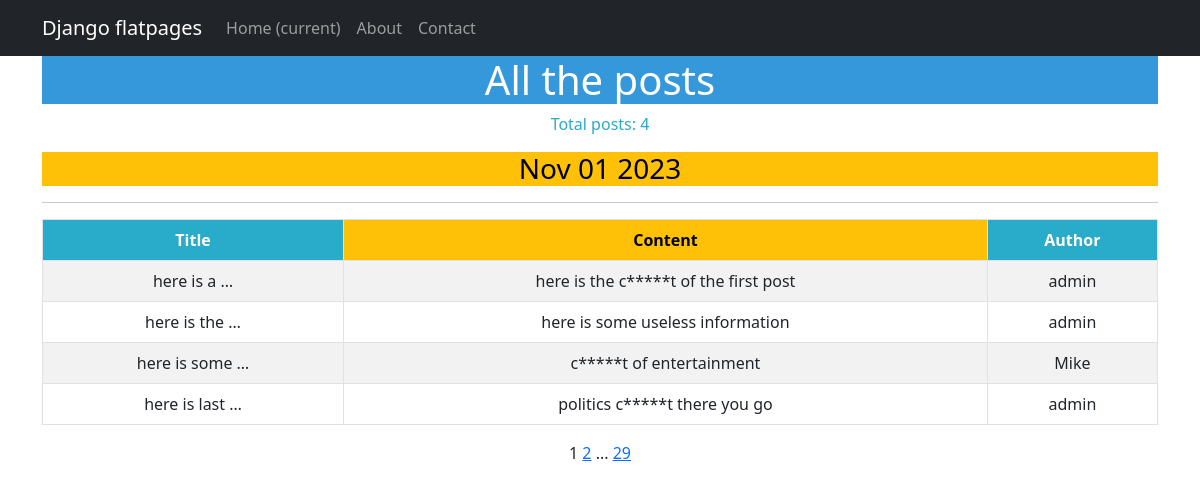
The app's page /articles/, older data.
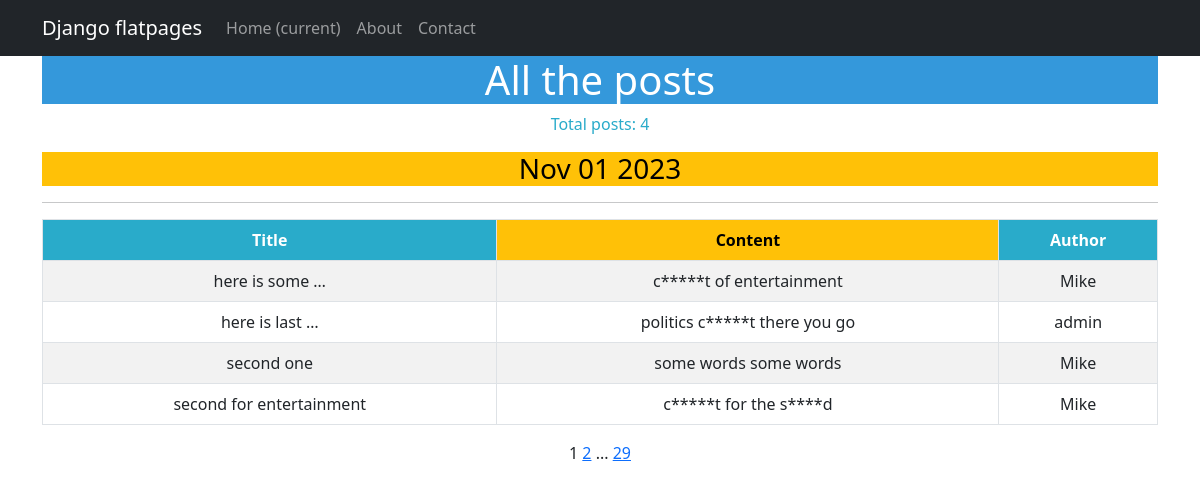
The same page, newer data.
### application/models.py (models this page shows, shortened)
class Post(models.Model):
    author = models.ForeignKey(Author, on_delete=models.CASCADE)
    options = models.CharField(max_length=10, choices=[('article', 'Article'), ('news', 'News')], default='article')
    time_of_creation = models.DateTimeField(auto_now_add=True)   #auto_now_add=True
    categories = models.ManyToManyField('Category', through='PostCategory')
    title = models.CharField(max_length=255)            #app - client_name
    content_of_article = models.TextField()             #app - message
    rating = models.IntegerField(default=0)

class Author(models.Model):
    author = models.OneToOneField(User, on_delete=models.CASCADE)
    rating = models.IntegerField(default=0)

### application/views.py (the view)
# urls.py: path('', PostList.as_view(), name='post_list'),# cache_page(60) is off
class PostList(ListView):
    model = Post
    template_name = 'posts.html'
    context_object_name = 'posts'
    paginate_by = 4

### application/templatetags/custom_filters_app.py (called while the page is built)
@register.filter
def replace_letters(value):
    words = value.split()
    result = []
    for word in words:
        if word in forbidden_words:
            result.append(word[0] + '*' * (len(word)-2) + word[-1])
        else:
            result.append(word)
    return ' '.join(result)

### news/templatetags/custom_tags.py (called while the page is built)
@register.simple_tag()
def current_time(format_string='%b %d %Y'):
   return datetime.utcnow().strftime(format_string)

@register.simple_tag(takes_context=True)
def url_replace(context, **kwargs):
   d = context['request'].GET.copy()
   for k, v in kwargs.items():
      d[k] = v
   return d.urlencode()

### templates/posts.html (shortened to what this page needs)
{% extends 'flatpages/default.html' %}
{% load custom_filters_app%}
{% load custom_tags %}
{% block content %}
   <h1 style="background-color: #3498DB; color: #ffffff;">All the posts</h1>
   <p style="color: #29ABCA;">Total posts: {{ posts|length }}</p>
   <h3 style="background-color: #FFC107; color: #000000;">{% current_time '%b %d %Y' %}</h3>
   <hr>
   {% if posts %}
       <table class="table table-bordered table-striped table-hover">
           <thead>
               <tr>
                   <th style="background-color: #29ABCA; color: #ffffff;">Title</th>
                   <th style="background-color: #FFC107; color: #000000;">Content</th>
                   <th style="background-color: #29ABCA; color: #ffffff;">Author</th>
               </tr>
           </thead>
           <tbody>
           {% for post in posts %}
           <tr>
               <td>{{ post.title | truncatewords:3 }}</td>
               <td>{{ post.content_of_article | truncatewords:10 | replace_letters }}</td>
               <td>{{ post.author.author  }}</td>
           </tr>
           {% endfor %}
       </table>
   {% else %}
       <h2 style="color: #29ABCA;">No posts!</h2>
   {% endif %}
   {{ page_obj.number }}
   {% if page_obj.has_next %}
       <a href="?{% url_replace page=page_obj.next_page_number %}">{{ page_obj.next_page_number }}</a>
       {% if paginator.num_pages != page_obj.next_page_number %}
           ...
           <a href="?{% url_replace page=page_obj.paginator.num_pages %}">{{ page_obj.paginator.num_pages }}</a>
       {% endif %}
   {% endif %}
{% endblock content %}

### templates/flatpages/default.html (shortened to what this page needs)
<!DOCTYPE html>
<html lang="en">
    <head>
        {% load static %}
        <link href="{% static 'css/styles.css' %}" rel="stylesheet" />
    </head>
    <body>
        <nav class="navbar navbar-expand-lg navbar-dark bg-dark static-top">
   <div class="container">
       <a class="navbar-brand" href="#">Django flatpages</a>
       <div class="collapse navbar-collapse" id="navbarResponsive">
           <ul class="navbar-nav ml-auto">
               <li class="nav-item active">
                   <a class="nav-link" href="#">Home
                       <span class="sr-only">(current)</span>
                   </a>
               </li>
               <li class="nav-item">
                   <a class="nav-link" href="/about/">About</a>
               </li>
               <li class="nav-item">
                   <a class="nav-link" href="/contacts/">Contact</a>
               </li>
           </ul>
       </div>
   </div>
</nav>
        <div class="container">
            <div class="row">
                <div class="col-lg-12 text-center">
                    {% block content %}
                    {% endblock content %}
                </div>
            </div>
        </div>
    </body>
</html>

Row changes from the older to the newer data that the page shows:
removed Post: title "here is a …", content_of_article "here is the c*****t of the first post", author.author "admin"
removed Post: title "here is the …", content_of_article "here is some useless information", author.author "admin"
now on this page (row unchanged): Post: title "second one", content_of_article "some words some words", author.author "Mike"
now on this page (row unchanged): Post: title "second for entertainment", content_of_article "c*****t for the s****d", author.author "Mike"
